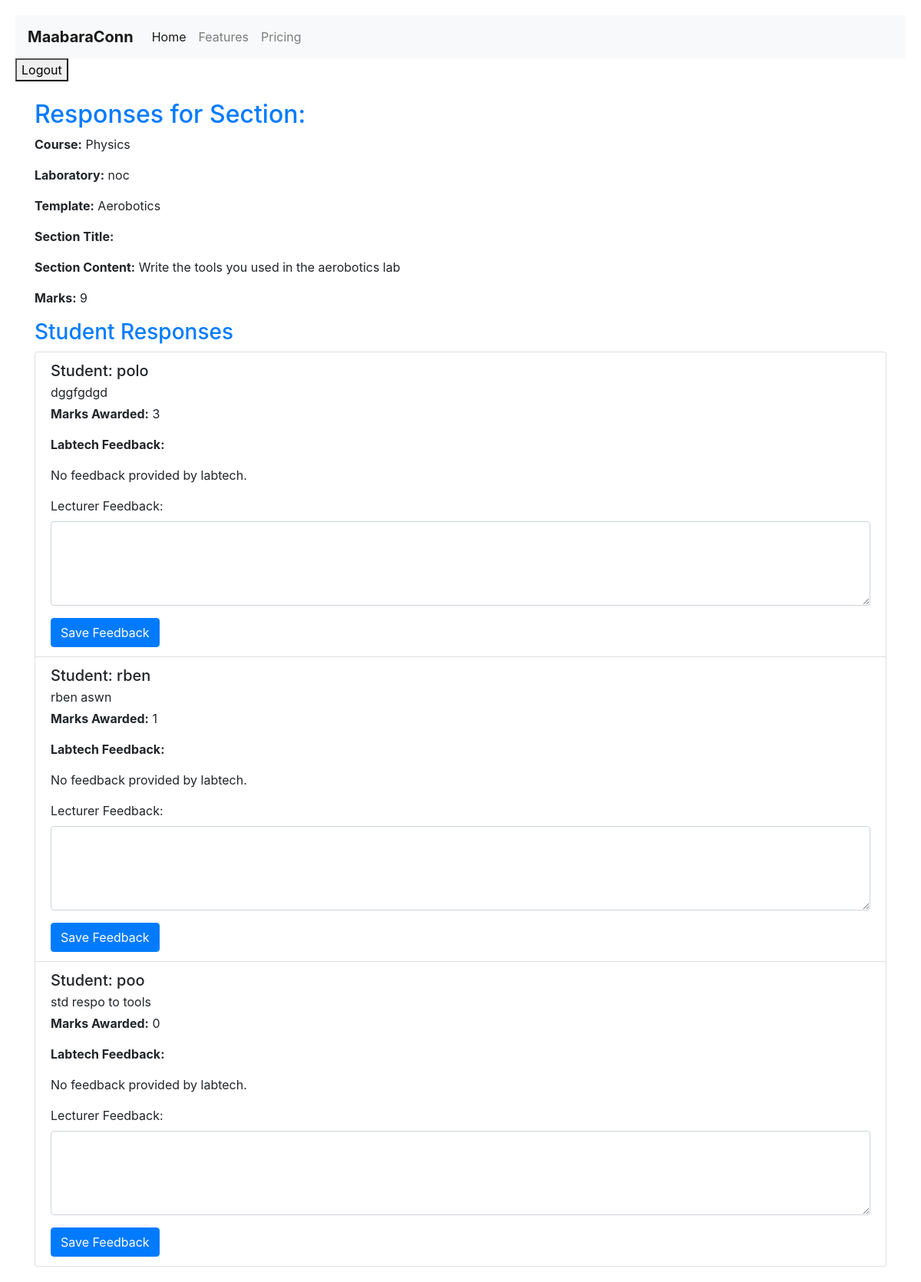
The app's page /users/lab_report/8/section/63/responses/ (signed in) with its own data.
### users/models.py (models this page shows, shortened)
class LabReport(models.Model):
    REPORT_TYPE_CHOICES = [
        ('IND', 'Individual'),
        ('GRP', 'Group'),
    ]
    report_type = models.CharField(
        max_length=3, choices=REPORT_TYPE_CHOICES, default='IND')
    creator = models.ForeignKey(
        settings.AUTH_USER_MODEL, on_delete=models.CASCADE, related_name='created_lab_reports'
    )
    student = models.ForeignKey(
        settings.AUTH_USER_MODEL, on_delete=models.CASCADE, related_name='student_lab_reports', null=True, blank=True
    )
    course = models.ForeignKey(
        Course, on_delete=models.CASCADE, related_name='lab_reports'
    )
    title = models.CharField(max_length=255)
    description = models.TextField()
    laboratory = models.ForeignKey(
        Laboratory, on_delete=models.CASCADE, related_name='lab_reports', null=True
    )
    document = models.FileField(upload_to='lab_reports/')
    submitted_at = models.DateTimeField(auto_now_add=True)
    status = models.CharField(max_length=100, default='Pending')
    template = models.ForeignKey(
        LabTemplate, on_delete=models.SET_NULL, null=True, blank=True, related_name='lab_reports'
    )
    is_active = models.BooleanField(default=True)

class Course(models.Model):
    name = models.CharField(max_length=255, unique=True)
    code = models.CharField(max_length=10, unique=True)
    lecturer = models.ForeignKey(
        User, on_delete=models.CASCADE, related_name='courses')
    student = models.ManyToManyField(
        User, related_name='enrolled_courses', blank=False)

class Laboratory(models.Model):
    course = models.ForeignKey(
        Course, on_delete=models.CASCADE, related_name='laboratories')
    name = models.CharField(max_length=255)
    creator = models.ForeignKey(
        settings.AUTH_USER_MODEL, on_delete=models.CASCADE, related_name='laboratories')

class LabTemplate(models.Model):
    course = models.ForeignKey(
        Course, on_delete=models.CASCADE, related_name='lab_templates')
    name = models.CharField(max_length=255)
    laboratory = models.ForeignKey(
        Laboratory, on_delete=models.CASCADE, related_name='lab_templates')

class TemplateSection(models.Model):
    lab_template = models.ForeignKey(
        LabTemplate, on_delete=models.CASCADE, related_name='sections')
    title = models.CharField(max_length=255)
    content = models.TextField()
    visible_to_students = models.BooleanField(default=True)
    section_type = models.ForeignKey(SectionType, on_delete=models.CASCADE)
    marks = models.PositiveIntegerField(default=0)

class StudentResponse(models.Model):
    section = models.ForeignKey(
        TemplateSection, on_delete=models.CASCADE, related_name='responses')
    student = models.ForeignKey(
        settings.AUTH_USER_MODEL, on_delete=models.CASCADE, related_name='responses')
    response_text = models.TextField()
    lab_report = models.ForeignKey(
        LabReport, on_delete=models.CASCADE, related_name='responses')
    marks_awarded = models.PositiveIntegerField(default=0)
    tech_feedback = models.TextField(blank=True)
    lecturer_feedback = models.TextField(blank=True)
    student_feedback = models.TextField(blank=True)
    submitted_at = models.DateTimeField(auto_now_add=True)

class User(AbstractUser):
    class Role(models.TextChoices):
        STUDENT = 'ST', _('Student')
        LAB_TECH = 'LT', _('Lab Technician')
        LECTURER = 'LE', _('Lecturer')
    role = models.CharField(
        max_length=2,
        choices=Role.choices,
        default=Role.STUDENT,
    )
    groups = models.ManyToManyField(Group, verbose_name=_('groups'), blank=True, help_text=_(
        'The groups this user belongs to. A user will get all permissions granted to each of their groups.'),
        related_name="user_set_custom",
        related_query_name="user",
    )
    user_permissions = models.ManyToManyField(
        Permission,
        verbose_name=_('user permissions'),
        blank=True,
        help_text=_('Specific permissions for this user.'),
        related_name="user_set_custom",
        related_query_name="user",
    )

### users/views.py (the view, shortened to what this page needs)
def view_section_responses(request, report_id, section_id):
    if not request.user.is_authenticated or request.user.role != User.Role.LECTURER:
        return render(request, '403.html')
    lab_report = get_object_or_404(LabReport, id=report_id)
    section = get_object_or_404(TemplateSection, id=section_id)
    responses = lab_report.responses.filter(section=section)
    context = {
        'lab_report': lab_report,
        'section': section,
        'responses': responses,
    }
    return render(request, 'lecturer/view_responses.html', context)

### users/templates/lecturer/view_responses.html (shortened to what this page needs)
{% extends "base.html" %} {% block content %}
<div class="container mt-4">
  <h2>Responses for Section: {{ section.title }}</h2>
  <p><strong>Course:</strong> {{ lab_report.course.name }}</p>
  <p><strong>Laboratory:</strong> {{ lab_report.laboratory.name }}</p>
  <p><strong>Template:</strong> {{ lab_report.template.name }}</p>
  <p><strong>Section Title:</strong> {{ section.title }}</p>
  <p><strong>Section Content:</strong> {{ section.content }}</p>
  <p><strong>Marks:</strong> {{ section.marks }}</p>
  <h3>Student Responses</h3>
  <div class="list-group">
    {% for response in responses %}
    <div class="list-group-item">
      <h5 class="mb-1">Student: {{ response.student.username }}</h5>
      <p class="mb-1">{{ response.response_text }}</p>
      <p><strong>Marks Awarded:</strong> {{ response.marks_awarded }}</p>
      <p><strong>Labtech Feedback:</strong></p>
      <p>
        {% if response.feedback %} {{ response.feedback }} {% else %} No
        feedback provided by labtech. {% endif %}
      </p>
      <form
        method="post"
        action="{% url 'view_section_responses' report_id=lab_report.id section_id=section.id %}"
      >
        <div class="form-group">
          <label for="lecturer_feedback_{{ response.id }}"
            >Lecturer Feedback:</label
          >
          <textarea
            class="form-control"
            id="lecturer_feedback_{{ response.id }}"
            name="lecturer_feedback"
            rows="4"
          >
{{ response.lecturer_feedback }}</textarea
          >
        </div>
        <button type="submit" class="btn btn-primary">Save Feedback</button>
      </form>
    </div>
    {% endfor %}
  </div>
</div>
{% endblock %}

### users/static/css/styles.css (style rules this page uses)
body { font-family: Arial, sans-serif; background-color: #007bff; }
body { font-family: "Segoe UI", Tahoma, Geneva, Verdana, sans-serif; line-height: 1.6; background-color: #6d3d3d; color: #333; margin: 0; padding: 20px; }
h2, h3 { color: #007bff; }
p { margin-bottom: 10px; }

### records on screen
LabReport: course.name "Physics", laboratory.name "noc", template.name "Aerobotics"
TemplateSection: content "Write the tools you used in the aerobotics lab", marks "9"
StudentResponse: student.username "polo", response_text "dggfgdgd", marks_awarded "3"
StudentResponse: student.username "rben", response_text "rben aswn", marks_awarded "1"
StudentResponse: student.username "poo", response_text "std respo to tools", marks_awarded "0"
